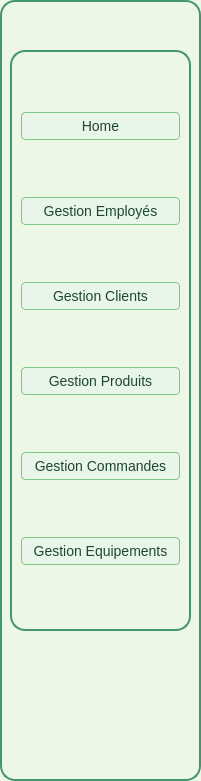
       <widget class="QFrame" name="frame">
        <property name="geometry">
         <rect>
          <x>0</x>
          <y>0</y>
          <width>201</width>
          <height>781</height>
         </rect>
        </property>
        <property name="styleSheet">
         <string notr="true">background-color: #edf7e6;         /* Light green inside background */
border: 2px solid rgb(68, 150, 109); /* Green border */
border-radius: 15px;                /* Rounded corners with 15px radius */</string>
        </property>
        <property name="frameShape">
         <enum>QFrame::Shape::StyledPanel</enum>
        </property>
        <property name="frameShadow">
         <enum>QFrame::Shadow::Raised</enum>
        </property>
        <widget class="QFrame" name="frame_4">
         <property name="geometry">
          <rect>
           <x>10</x>
           <y>50</y>
           <width>181</width>
           <height>581</height>
          </rect>
         </property>
         <property name="frameShape">
          <enum>QFrame::Shape::StyledPanel</enum>
         </property>
         <property name="frameShadow">
          <enum>QFrame::Shadow::Raised</enum>
         </property>
         <layout class="QVBoxLayout" name="verticalLayout_8">
          <item>
           <widget class="QPushButton" name="pushButton">
            <property name="styleSheet">
             <string notr="true">QPushButton {
    background-color: #E8F5E9; /* Vert très clair */
    color: #1f472e;
    font-family: &quot;Roboto&quot;, sans-serif;
    font-size: 14px;
    padding: 5px;
    border: 1px solid #81C784;
    border-radius: 4px;
}

QPushButton:hover {
    background-color: #C8E6C9; /* Légèrement plus foncé au survol */
}

QPushButton:pressed {
    background-color: #A5D6A7; /* Encore plus foncé lorsqu'il est pressé */
    border: 1px solid #4CAF50; /* Bordure plus foncée lorsqu'on clique */
}
</string>
            </property>
            <property name="text">
             <string>Home</string>
            </property>
           </widget>
          </item>
          <item>
           <widget class="QPushButton" name="buttonEmployee_2">
            <property name="styleSheet">
             <string notr="true">QPushButton {
    background-color: #E8F5E9; /* Vert très clair */
    color: #1f472e;
    font-family: &quot;Roboto&quot;, sans-serif;
    font-size: 14px;
    padding: 5px;
    border: 1px solid #81C784;
    border-radius: 4px;
}

QPushButton:hover {
    background-color: #C8E6C9; /* Légèrement plus foncé au survol */
}

QPushButton:pressed {
    background-color: #A5D6A7; /* Encore plus foncé lorsqu'il est pressé */
    border: 1px solid #4CAF50; /* Bordure plus foncée lorsqu'on clique */
}
</string>
            </property>
            <property name="text">
             <string>Gestion Employés</string>
            </property>
           </widget>
          </item>
          <item>
           <widget class="QPushButton" name="buttonClient">
            <property name="styleSheet">
             <string notr="true">QPushButton {
    background-color: #E8F5E9; /* Vert très clair */
    color: #1f472e;
    font-family: &quot;Roboto&quot;, sans-serif;
    font-size: 14px;
    padding: 5px;
    border: 1px solid #81C784;
    border-radius: 4px;
}

QPushButton:hover {
    background-color: #C8E6C9; /* Légèrement plus foncé au survol */
}

QPushButton:pressed {
    background-color: #A5D6A7; /* Encore plus foncé lorsqu'il est pressé */
    border: 1px solid #4CAF50; /* Bordure plus foncée lorsqu'on clique */
}
</string>
            </property>
            <property name="text">
             <string>Gestion Clients</string>
            </property>
           </widget>
          </item>
          <item>
           <widget class="QPushButton" name="buttonProduct">
            <property name="styleSheet">
             <string notr="true">QPushButton {
    background-color: #E8F5E9; /* Vert très clair */
    color: #1f472e;
    font-family: &quot;Roboto&quot;, sans-serif;
    font-size: 14px;
    padding: 5px;
    border: 1px solid #81C784;
    border-radius: 4px;
}

QPushButton:hover {
    background-color: #C8E6C9; /* Légèrement plus foncé au survol */
}

QPushButton:pressed {
    background-color: #A5D6A7; /* Encore plus foncé lorsqu'il est pressé */
    border: 1px solid #4CAF50; /* Bordure plus foncée lorsqu'on clique */
}
</string>
            </property>
            <property name="text">
             <string>Gestion Produits</string>
            </property>
           </widget>
          </item>
          <item>
           <widget class="QPushButton" name="buttonOrder">
            <property name="styleSheet">
             <string notr="true">QPushButton {
    background-color: #E8F5E9; /* Vert très clair */
    color: #1f472e;
    font-family: &quot;Roboto&quot;, sans-serif;
    font-size: 14px;
    padding: 5px;
    border: 1px solid #81C784;
    border-radius: 4px;
}

QPushButton:hover {
    background-color: #C8E6C9; /* Légèrement plus foncé au survol */
}

QPushButton:pressed {
    background-color: #A5D6A7; /* Encore plus foncé lorsqu'il est pressé */
    border: 1px solid #4CAF50; /* Bordure plus foncée lorsqu'on clique */
}
</string>
            </property>
            <property name="text">
             <string>Gestion Commandes</string>
            </property>
           </widget>
          </item>
          <item>
           <widget class="QPushButton" name="buttonEquipment">
            <property name="styleSheet">
             <string notr="true">QPushButton {
    background-color: #E8F5E9; /* Vert très clair */
    color: #1f472e;
    font-family: &quot;Roboto&quot;, sans-serif;
    font-size: 14px;
    padding: 5px;
    border: 1px solid #81C784;
    border-radius: 4px;
}

QPushButton:hover {
    background-color: #C8E6C9; /* Légèrement plus foncé au survol */
}

QPushButton:pressed {
    background-color: #A5D6A7; /* Encore plus foncé lorsqu'il est pressé */
    border: 1px solid #4CAF50; /* Bordure plus foncée lorsqu'on clique */
}
</string>
            </property>
            <property name="text">
             <string>Gestion Equipements</string>
            </property>
           </widget>
          </item>
         </layout>
        </widget>
       </widget>
